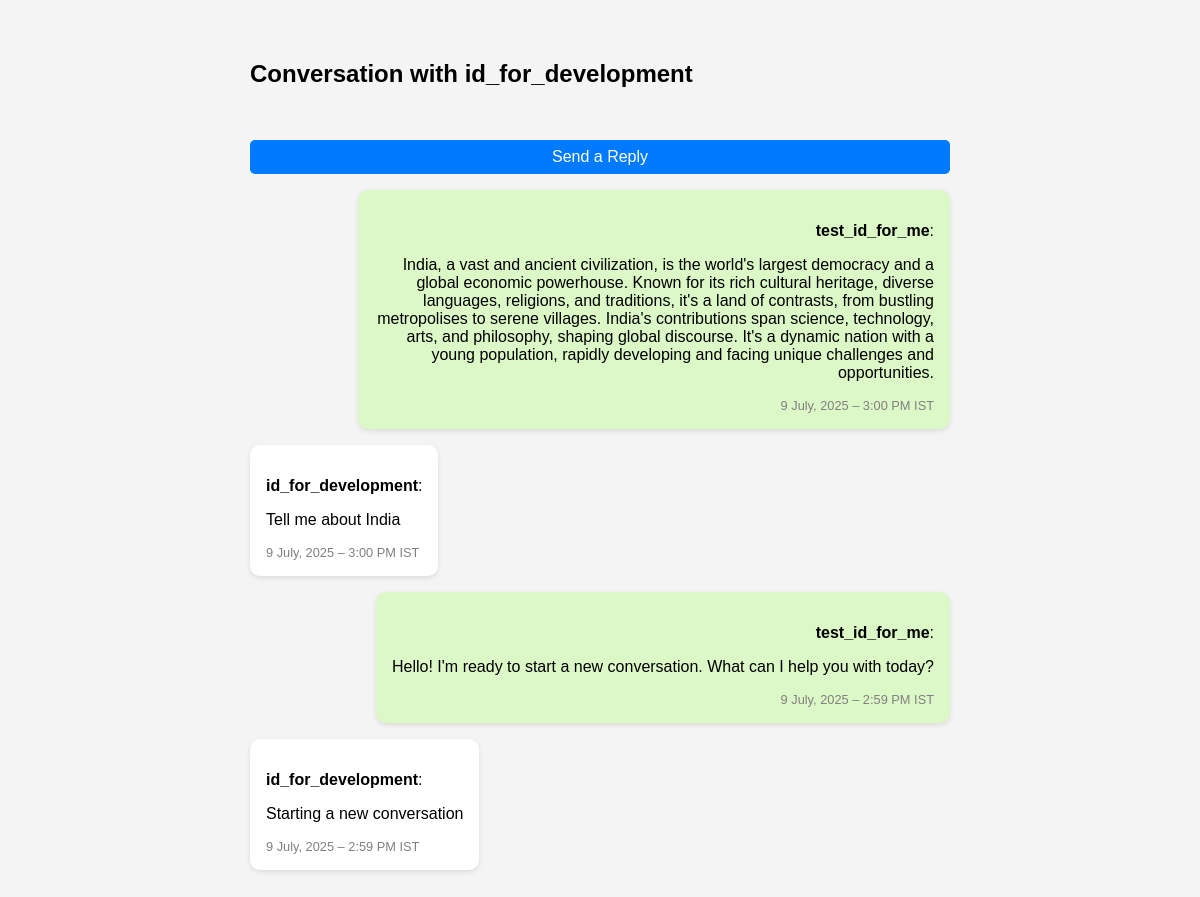
Screenshot of /conversations/1834240463787537/467200093137395/ (signed in) with the database file from the repository.
### core/models.py (models this page shows, shortened)
class InstagramSenderDetails(models.Model):
    ig_user_id = models.CharField(max_length=255, unique=True)
    username = models.CharField(max_length=255, null=True, blank=True)
    conversation_id = models.CharField(max_length=255)
    page = models.ForeignKey(FacebookPage, on_delete=models.CASCADE)
    last_message_text = models.TextField(null=True, blank=True)
    last_message_time = models.DateTimeField(null=True, blank=True)

class InstagramMessage(models.Model):
    message_id = models.CharField(max_length=255, unique=True)
    conversation_id = models.CharField(max_length=255)
    sender_id = models.CharField(max_length=255)
    sender_username = models.CharField(max_length=255, blank=True, null=True)
    message_text = models.TextField(blank=True, null=True)
    created_time = models.DateTimeField()
    direction = models.CharField(max_length=10, choices=[('inbound', 'Inbound'), ('outbound', 'Outbound')])
    page = models.ForeignKey(FacebookPage, on_delete=models.CASCADE)

### core/views.py (the view)
# urls.py: path("conversations/<str:ig_user_id>/<str:page_id>/", views.conversation_view, name="conversation_view"),
@login_required
def conversation_view(request, ig_user_id, page_id):
    try:
        page = FacebookPage.objects.get(page_id=page_id)
    except FacebookPage.DoesNotExist:
        return JsonResponse({"error": "Page not found"}, status=404)
    sender = InstagramSenderDetails.objects.filter(
        ig_user_id=ig_user_id, page=page
    ).first()
    if not sender or not sender.conversation_id:
        return JsonResponse({"error": "Conversation not found in database."}, status=404)
    messages = InstagramMessage.objects.filter(
        conversation_id=sender.conversation_id,
        page=page
    ).order_by("-created_time")  # newest to oldest
    return render(request, "core/conversations.html", {
        "messages": messages,
        "ig_user_id": ig_user_id,
        "page_id": page_id,
        "sender": sender
    })

### core/templates/core/conversations.html (shortened to what this page needs)
<!DOCTYPE html>
<html lang="en">
<head>
</head>
<body>
    <div class="chat-wrapper">
        <h2>Conversation with {{ sender.username|default:"Unknown User" }}</h2>
        <button id="toggleReplyBox">Send a Reply</button>
        {% if messages %}
            {% for msg in messages %}
                <div class="message {% if msg.direction == 'outbound' %}sent{% else %}received{% endif %}">
                    <p><strong>{{ msg.sender_username|default:"You" }}</strong>:</p>
                    <p>{{ msg.message_text }}</p>
                    <div class="meta">{{ msg.created_time|date:"j F, Y – g:i A" }} IST</div>
                </div>
            {% endfor %}
        {% else %}
            <p>No messages found.</p>
        {% endif %}
    </div>
</body>
</html>

### core/templates/core/conversations.html (style rules this page uses)
body { font-family: Arial, sans-serif; padding: 2rem; background-color: #f4f4f4; }
.chat-wrapper { display: flex; flex-direction: column; gap: 1rem; max-width: 700px; margin: 0 auto; }
.message { padding: 1rem; border-radius: 10px; box-shadow: 0 2px 5px rgba(0, 0, 0, 0.1); max-width: 80%; word-wrap: break-word; position: relative; }
.sent { background-color: #dcf8c6; align-self: flex-end; text-align: right; }
.received { background-color: #ffffff; align-self: flex-start; text-align: left; }
.meta { font-size: 0.8rem; color: gray; margin-top: 5px; }
button { padding: 0.5rem 1.2rem; font-size: 1rem; background-color: #007bff; color: white; border: none; border-radius: 5px; cursor: pointer; }
#toggleReplyBox { margin-top: 1rem; }

### rows the page displays
InstagramSenderDetails: username "id_for_development"
InstagramMessage: sender_username "test_id_for_me", message_text "India, a vast and ancient civilization, is the world's largest democracy and a global economic powerhouse. Known for its rich cultural heritage, diverse languages, religions, and traditions, it's a land of contrasts, from bustling metropolises to serene villages. India's contributions span science, technology, arts, and philosophy, shaping global discourse. It's a dynamic nation with a young population, rapidly developing and facing unique challenges and opportunities.", created_time "9 July, 2025 – 3:00 PM"
InstagramMessage: sender_username "id_for_development", message_text "Tell me about India", created_time "9 July, 2025 – 3:00 PM"
InstagramMessage: sender_username "test_id_for_me", message_text "Hello! I'm ready to start a new conversation. What can I help you with today?", created_time "9 July, 2025 – 2:59 PM"
InstagramMessage: sender_username "id_for_development", message_text "Starting a new conversation", created_time "9 July, 2025 – 2:59 PM"
